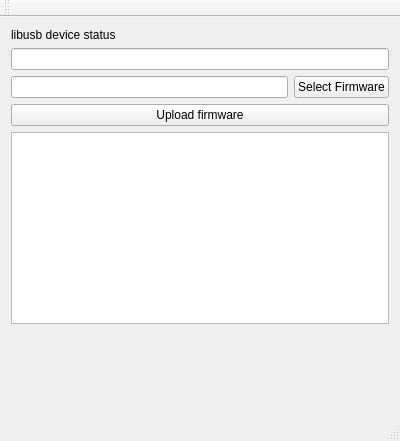
<?xml version="1.0" encoding="UTF-8"?>
<ui version="4.0">
 <class>MainWindow</class>
 <widget class="QMainWindow" name="MainWindow">
  <property name="geometry">
   <rect>
    <x>0</x>
    <y>0</y>
    <width>400</width>
    <height>441</height>
   </rect>
  </property>
  <property name="windowTitle">
   <string>MainWindow</string>
  </property>
  <widget class="QWidget" name="centralWidget">
   <layout class="QVBoxLayout" name="verticalLayout">
    <item>
     <widget class="QLabel" name="DeviceStatusLabel">
      <property name="text">
       <string>libusb device status</string>
      </property>
     </widget>
    </item>
    <item>
     <widget class="QLineEdit" name="DeviceStatus">
      <property name="text">
       <string/>
      </property>
      <property name="readOnly">
       <bool>true</bool>
      </property>
     </widget>
    </item>
    <item>
     <layout class="QHBoxLayout" name="horizontalLayout">
      <item>
       <widget class="QLineEdit" name="lineEdit"/>
      </item>
      <item>
       <widget class="QPushButton" name="pushButton">
        <property name="text">
         <string>Select Firmware</string>
        </property>
       </widget>
      </item>
     </layout>
    </item>
    <item>
     <widget class="QPushButton" name="UploadFirmware">
      <property name="text">
       <string>Upload firmware</string>
      </property>
     </widget>
    </item>
    <item>
     <widget class="QPlainTextEdit" name="ProgressStatus"/>
    </item>
    <item>
     <spacer name="verticalSpacer">
      <property name="orientation">
       <enum>Qt::Vertical</enum>
      </property>
      <property name="sizeHint" stdset="0">
       <size>
        <width>20</width>
        <height>40</height>
       </size>
      </property>
     </spacer>
    </item>
   </layout>
  </widget>
  <widget class="QMenuBar" name="menuBar">
   <property name="geometry">
    <rect>
     <x>0</x>
     <y>0</y>
     <width>400</width>
     <height>25</height>
    </rect>
   </property>
  </widget>
  <widget class="QToolBar" name="mainToolBar">
   <attribute name="toolBarArea">
    <enum>TopToolBarArea</enum>
   </attribute>
   <attribute name="toolBarBreak">
    <bool>false</bool>
   </attribute>
  </widget>
  <widget class="QStatusBar" name="statusBar"/>
 </widget>
 <layoutdefault spacing="6" margin="11"/>
 <resources/>
 <connections/>
</ui>
